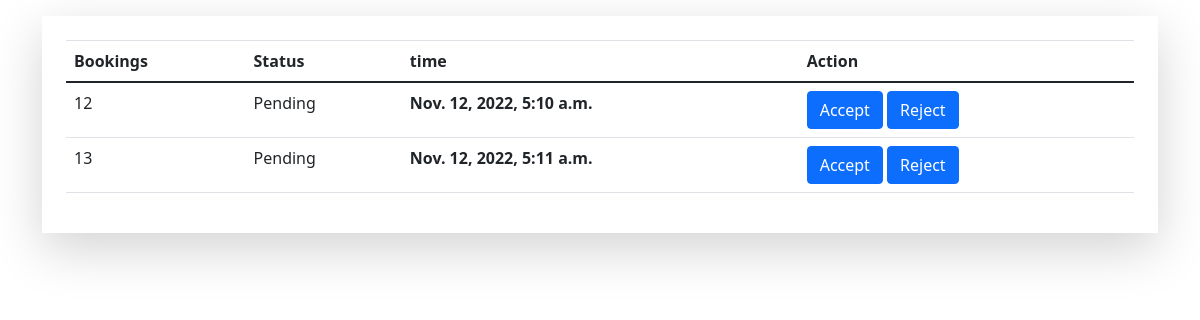
Page /admin_show_all_bookings (signed in) on the earlier database version.
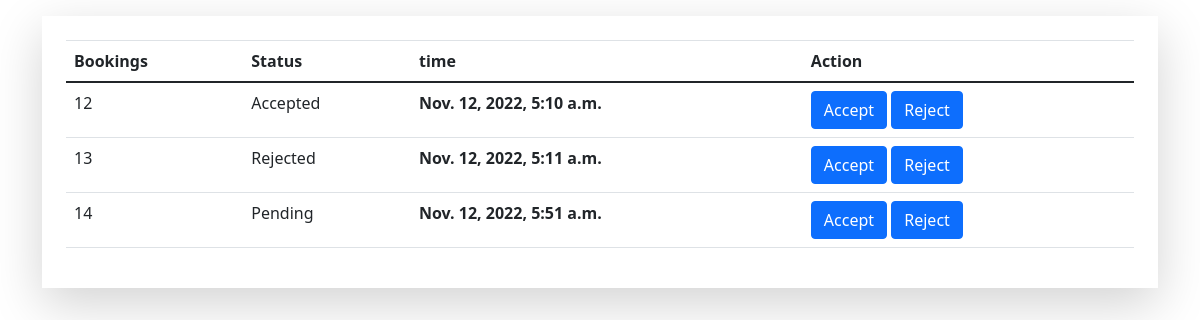
Same page on the later database version.
### app/models.py (models this page shows, shortened)
class Booking(models.Model):
    STATUS = (
        ('Pending', 'Pending'),
        ('Success', 'Success'),
        ('Rejected', 'Rejected'),
    )
    customer_details = models.ForeignKey(Customer, on_delete=models.SET_NULL, null=True, blank=True)
    service_details = models.ForeignKey(Service, on_delete=models.SET_NULL, null=True, blank=True)
    status = models.CharField(max_length=200, null=True, choices=STATUS)
    date_created = models.DateTimeField(auto_now_add=True, null=True)

### app/views.py (the view)
# urls.py: path('admin_show_all_bookings', views.adminShowAllBookings, name='show_all_bookings'),
@login_required(login_url='login')
def adminShowAllBookings(request):
    bookings = Booking.objects.all()
    context = {'bookings': bookings}
    return render(request, 'adminviewbookings.html', context)

### app/templates/adminviewbookings.html (shortened to what this page needs)
<!DOCTYPE html>
<html lang="en">
  {% load static %} {% block content %}
  <head>
    <link
      rel="stylesheet"
      href="https://stackpath.bootstrapcdn.com/bootstrap/4.3.1/css/bootstrap.min.css"
    />
    <link rel="stylesheet" type="text/css" />
    <link
      href="https://cdn.jsdelivr.net/npm/bootstrap@5.0.2/dist/css/bootstrap.min.css"
      rel="stylesheet"
    />
  </head>
  <body>
    <div class="container mt-3">
      <div class="shadow-lg p-4 mb-4">
        <table class="table">
          <thead>
            <tr>
              <th scope="col">Bookings</th>
              <th>Status</th>
              <th>time</th>
              <th>Action</th>
            </tr>
          </thead>
          <tbody>
            {% for booking in bookings %}
            <tr>
              <td>{{booking.id}}</td>
              <td>{{booking.status}}</td>
              <th>{{booking.date_created}}</th>
              <td>
                <a
                  class="btn btn-primary"
                  href="{% url 'admin_modify_status' booking.id '1' %}"
                  >Accept</a
                >
                <a
                  class="btn btn-primary"
                  href="{% url 'admin_modify_status' booking.id '0' %}"
                  >Reject</a
                >
              </td>
            </tr>
            {% endfor %}
          </tbody>
        </table>
      </div>
    </div>
    {% endblock content %}
  </body>
</html>

Differences in the rows shown:
changed Booking id 12: status "Pending" → "Accepted"
changed Booking id 13: status "Pending" → "Rejected"
added Booking: id "14", status "Pending", date_created "Nov. 12, 2022, 5:51 a.m."
